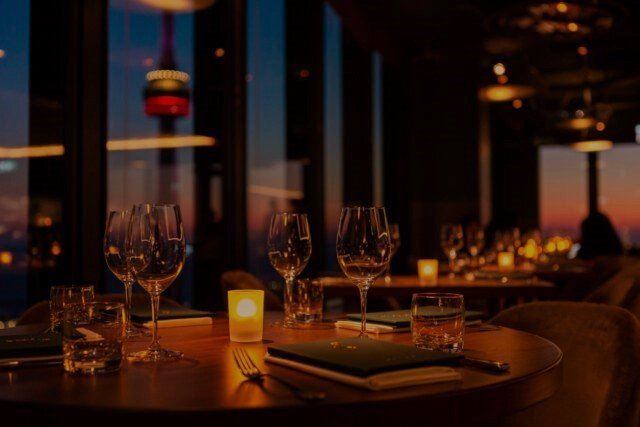
#> input picture image1.jpg, 640 x 427 px
$ python convolution.py
#> lines starting #> are read from the running program, lines starting #| are printed output that depends on the picture
import cv2
import numpy as np

# Đọc hình ảnh từ tệp
image = cv2.imread('image1.jpg', cv2.IMREAD_GRAYSCALE)  # Chắc chắn rằng hình ảnh là ảnh xám
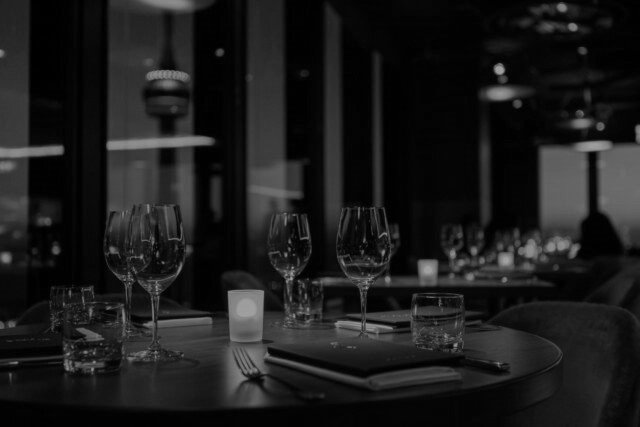
#> image: shape (427, 640); min 0, max 167, mean 28

# Định nghĩa kernel
kernel = np.array([[1, 0, -1],
                   [2, 0, -2],
                   [1, 0, -1]])

# Sự tương quan không gian
correlation_result = cv2.filter2D(image, -1, kernel)
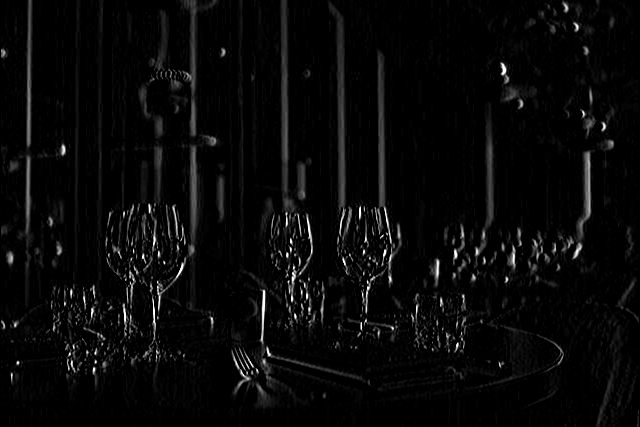
#> correlation_result: shape (427, 640); min 0, max 255, mean 8.6

# Tích chập
convolution_result = cv2.filter2D(image, -1, np.flipud(np.fliplr(kernel)))
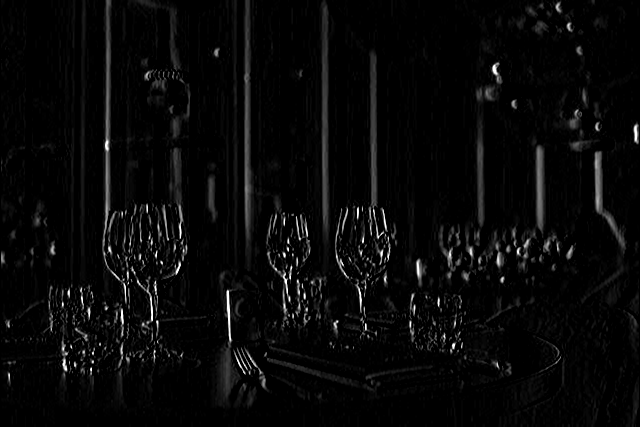
#> convolution_result: shape (427, 640); min 0, max 255, mean 8.5

# Hiển thị kết quả
cv2.imshow('Correlation Result', correlation_result)
cv2.imshow('Convolution Result', convolution_result)
cv2.waitKey(0)
cv2.destroyAllWindows()
